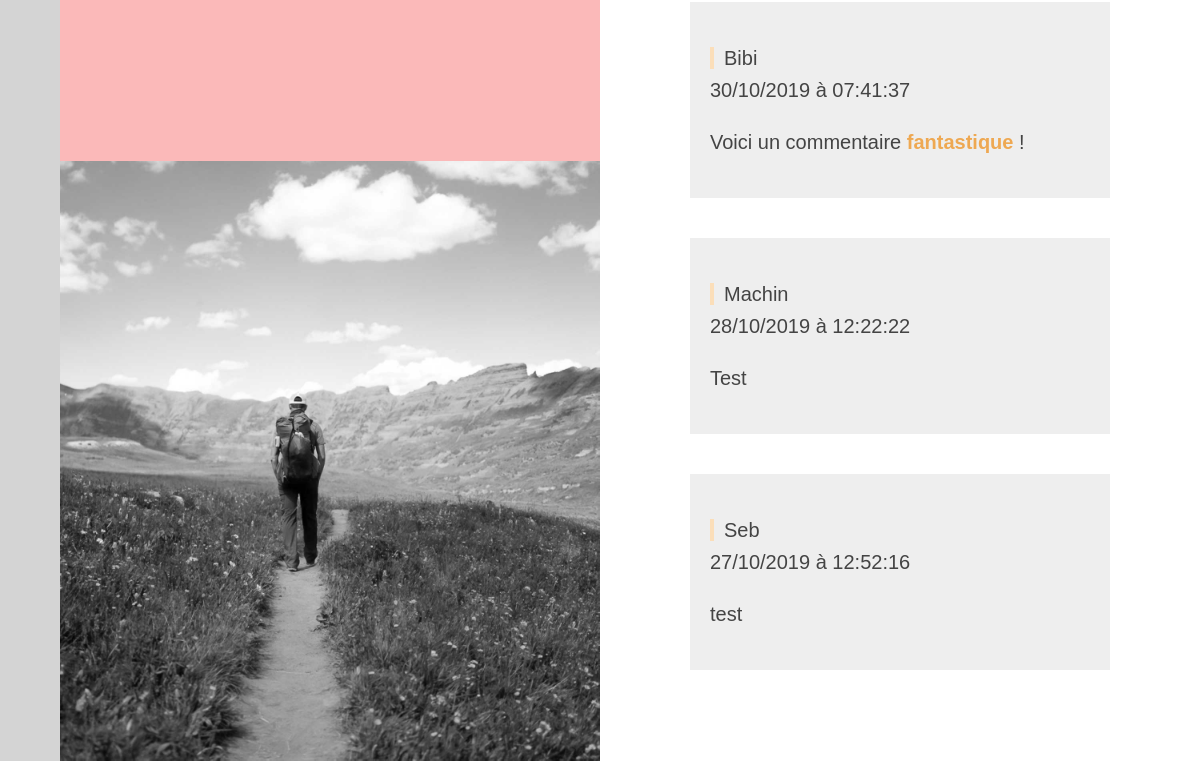
/index.php?action=dashbord (signed in, lower part), run on an earlier commit of the app's database.
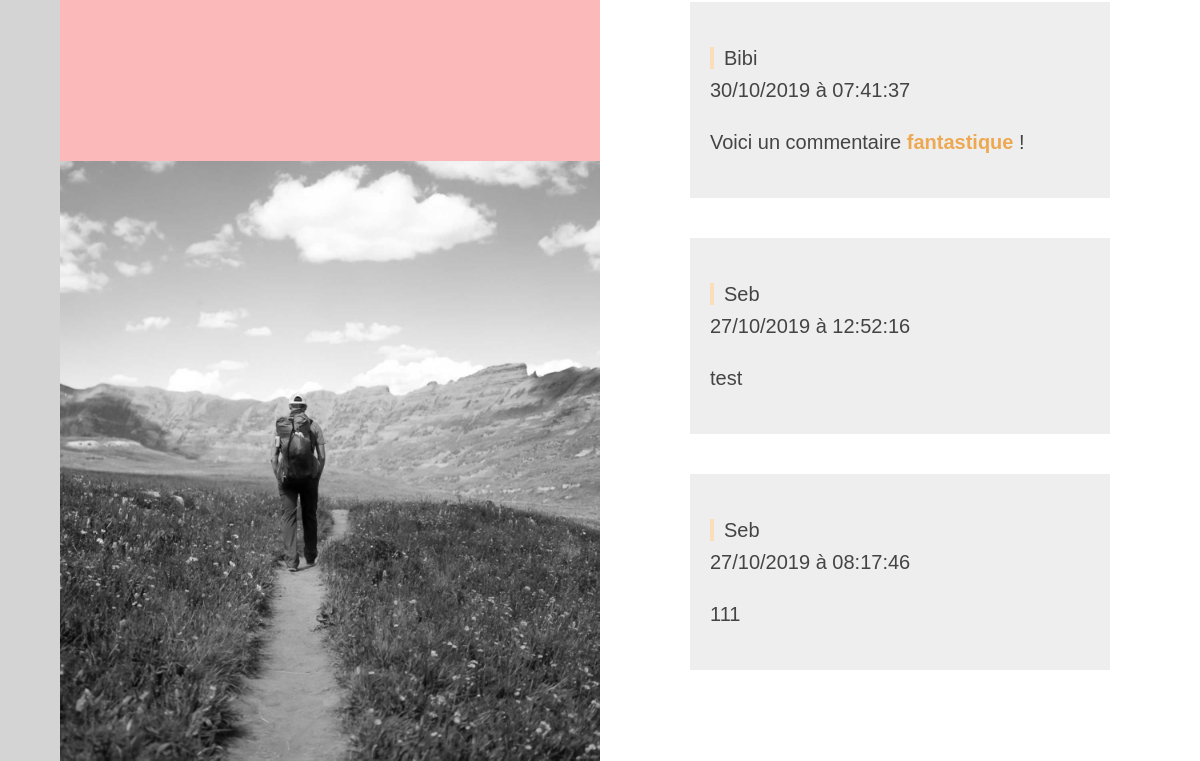
And on a later commit of the database.
### tables this page shows
CREATE TABLE IF NOT EXISTS `comments` (
  `id` int(11) NOT NULL AUTO_INCREMENT,
  `post_id` int(11) NOT NULL,
  `author` varchar(255) NOT NULL,
  `comment` text NOT NULL,
  `comment_date` datetime NOT NULL,
  `reporting` tinyint(1) DEFAULT NULL,
  PRIMARY KEY (`id`)
);

### controller/backend.php (called while the page is built, shortened)
<?php
require('./model/backend/PostManager.php');
require('./model/backend/CommentManager.php');
function dashbord()
{
  $postManager = new \SebastienSenechal\Miniblog\Model\Backend\PostManager();
  $commentManager = new \SebastienSenechal\Miniblog\Model\Backend\CommentManager();
  $post = $postManager->getLastPost();
  $comment = $commentManager->getLastComment();
  require('view/backend/indexView.php');
}

### model/backend/PostManager.php (called while the page is built, shortened)
<?php
class PostManager extends Manager
{
  public function getLastPost()
  {
      $db = $this->dbConnect();
      $req = $db->query('SELECT id, title, content, DATE_FORMAT(creation_date, \'%d/%m/%Y à %H:%i:%s\') AS creation_date_fr FROM posts ORDER BY creation_date DESC LIMIT 0, 3');
      return $req;
  }
}

### model/backend/CommentManager.php (called while the page is built, shortened)
<?php
class CommentManager extends Manager
{
  public function getLastComment()
  {
    $db = $this->dbConnect();
    $comment = $db->query('SELECT author, comment, DATE_FORMAT(comment_date, \'%d/%m/%Y à %H:%i:%s\') AS comment_date_fr FROM comments ORDER BY comment_date DESC LIMIT 0, 3');
    return $comment;
  }
}

### view/backend/indexView.php (the view, shortened to what this page needs)
<header id="main_header_backend">
  <figure id="image_home">
    <img src="././public/img/landscape.jpg" alt="">
  </figure>
</header>
<div id="home-grid">
  <section id="list-news">
    <?php
    while ($data = $post->fetch())
    {
    ?>
        <article class="news">
            <p>
                <?= nl2br(substr($data['content'], 0, 150)); ?>...
            </p>
        </article>
    <?php
    }
    ?>
    <?php
    while ($data = $comment->fetch())
    {
        ?>
        <aside class="content-comment">
          <p><span class="meta-content"><?= htmlspecialchars($data['author']); ?><br />
          <?= $data['comment_date_fr']; ?></span></p>
          <p><?= nl2br($data['comment']); ?></p>
        </aside>
        <?php
    }
    $comment->closeCursor(); ?>
  </section>
</div>
<?php $content = ob_get_clean() ?>
<?php require('view/backend/template.php') ?>

### index.php (shortened to what this page needs)
<?php
require('controller/backend.php');
try
{
  if(isset($_SESSION['id']) == isset($_COOKIE['id']) && isset($_SESSION['pseudo']) == isset($_COOKIE['pseudo']))
  {
    if (isset($_GET['action']) && !empty($_GET['action']))
    {
      if ($_GET['action'] == 'dashbord')
      {
        dashbord();
      }
     elseif ($_GET['action'] == 'adminListPosts')
     {
        adminListPosts();
     }
     elseif ($_GET['action'] == 'adminListComments')
     {
        adminListComments();
      }
      elseif ($_GET['action'] == 'adminNewPost')
      {
        adminNewPost();
      }
      elseif ($_GET['action'] == 'adminUpdatePost')
      {
          adminUpdatePost();
     }
      elseif ($_GET['action'] == 'listPosts')
      {
        listPosts();
      }
      elseif ($_GET['action'] == 'login')
      {
          login();
      }
      elseif ($_GET['action'] == 'logout')
      {
        logoutUser();
      }
    }
    else
    {
      listPosts();
    }
  }
}
catch(Exception $e)
{
  echo 'Erreur : ' . $e->getMessage();
}

### view/backend/template.php (shortened to what this page needs)
<!DOCTYPE html>
<html>
  <head>
    <link href="./public/css/style.css" rel="stylesheet" />
  </head>
  <body>
    <div id="grid">
      <?php include('view/nav.php') ?>
      <?= $content ?>
    </div>
  </body>
</html>

### view/nav.php (shortened to what this page needs)
<nav id="main_navigation">
      <ul>
      </ul>
</nav>

### public/css/style.css (style rules this page uses)
*, *:before, *:after { outline: none; -webkit-box-sizing: inherit; -moz-box-sizing: inherit; box-sizing: inherit; -webkit-font-smoothing: antialiased; -moz-osx-font-smoothing: grayscale; }
html { width: 100vw; height: auto; }
body { margin: 0; padding: 0; width: 100vw; height:auto; color: #444; font-size: 20px; line-height: 30px; scroll-behavior: smooth; overflow:hidden; font-family: 'Nunito Sans', Verdana, sans-serif; }
p, address { font-size:1em;line-height:1.6em;font-weight:400; color:#444; }
strong { font-weight: bold; color: #EEA852; }
h2 span, h3 span, h4 span, p span { color:#777; }
.meta-content:first-child { border-left: 4px solid #fbdeb9; padding-left: 10px; color: #444; }
section { width:50%; margin: 1em auto; }
.news { border-bottom: 1px dotted #000; padding: 2em 0; }
.content-comment { margin-top: 2em; margin-bottom: 2em; padding: 1em; background: #eee; }
#main_header_backend { width: 50%; height: 100vh; display: flex; flex-direction: column; justify-content: space-between; background: #FBB9B9; color: #666; }
#main_navigation { position: fixed; top: 0; left: 0; height: 100vh; background: #d4d4d4; width: 3em; display: flex; flex-direction: column; justify-content: center; align-items: center; align-content: center; }
#main_navigation ul { list-style: none; margin: 0; padding:0; }
#home-grid { display: -ms-flexbox; display: -webkit-flex; display: flex; -webkit-flex-direction: row; -ms-flex-direction: row; flex-direction: row-reverse; -webkit-flex-wrap: nowrap; -ms-flex-wrap: nowrap; flex-wrap: nowrap; -webkit-justify-content: flex-start; -ms-flex-pack: start; justify-content: flex-start; -webkit-align-content: stretch; -ms-flex-line-pack: stretch; align-content: stretch; -webkit-align-items: stretch; -ms-flex-align: stretch; align-items: stretch; width: 50%; height: 100vh; overflow-y: scroll; }
#list-news { width: 70%; }
#image_home { display: flex; margin: 0 auto; }
#image_home img { width: 50vw; }
#grid { display: flex; flex-direction: row; flex-wrap: nowrap; justify-content: flex-start; align-content: stretch; align-items: stretch; }

What changed in the data, as far as the page shows it:
removed comments: author "Machin", comment_date_fr "28/10/2019 à 12:22:22", comment "Test"
now on this page (row edited): comments: author "Seb", comment_date_fr "27/10/2019 à 08:17:46", comment "111"
